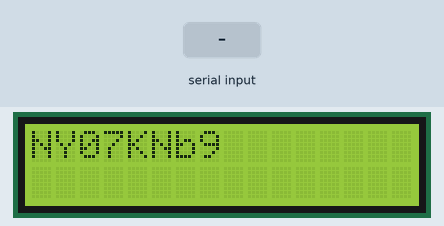
Simulated run of this sketch. Board: Arduino Uno, built with avr-gcc and run on an emulated ATmega328P. Shown: 16×2 character LCD. The test bench sets the inputs (shaded band). Random numbers use the default seed unless the sketch sets one; what the sketch prints to the serial monitor is not drawn.

Above: at 1.2 s.
1.3 s: "1" received over Serial
At 2.0 s:
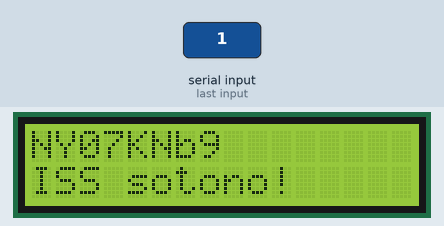
Timing chart, 0 to 4.3 s (numbered marks = the images above; inputs shaded):
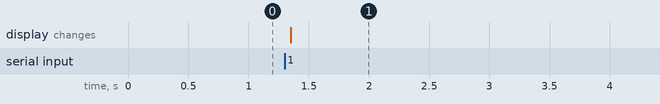

Measured:
- after the input at 1.3 s, the display: changes after 0.05 s (image 1)

The sketch:

lcd_vezba_1_captcha.ino
```cpp
#include <LiquidCrystal.h>
LiquidCrystal lcd(8, 9, 4, 5, 6, 7);
byte choose;
char capcha[8];
byte counter=0;
int pom;
char unos[8];
void setup() {
  // put your setup code here, to run once:
  Serial.begin(9600);
  lcd.begin(16, 2);
  Serial.begin(9600);
  randomSeed(analogRead(1));
  for(int j=0;j<8;j++){
    choose=random(0,3);
    Serial.print(choose);
    Serial.print("\t");
    if(choose==0){
        capcha[counter]='0'+random(10);
      }

     if(choose==1){
        capcha[counter]=random('a','z'+1);
      }

     if(choose==2){
        capcha[counter]=random('A','Z'+1);
      }
    Serial.println(capcha[counter]);
    counter++;
  }
  capcha[counter]='\0';
  counter=0;

}

void loop() {
  // put your main code here, to run repeatedly:
  lcd.print(capcha);
  while(Serial.available()==0)
  ;
  delay(50);
  int duzina=Serial.available();
  Serial.readBytes(unos,duzina);
  lcd.setCursor(0,1);
  int yn=0;
  for(int c=0;c<duzina;c++){
      if(unos[c]==capcha[c]){
          yn++;
        }
    }
  if (yn==duzina){
      lcd.print("Covjek!");
    }
  else{
      lcd.print("ISS sotono!");
    }
  lcd.setCursor(0,0);
}
```
